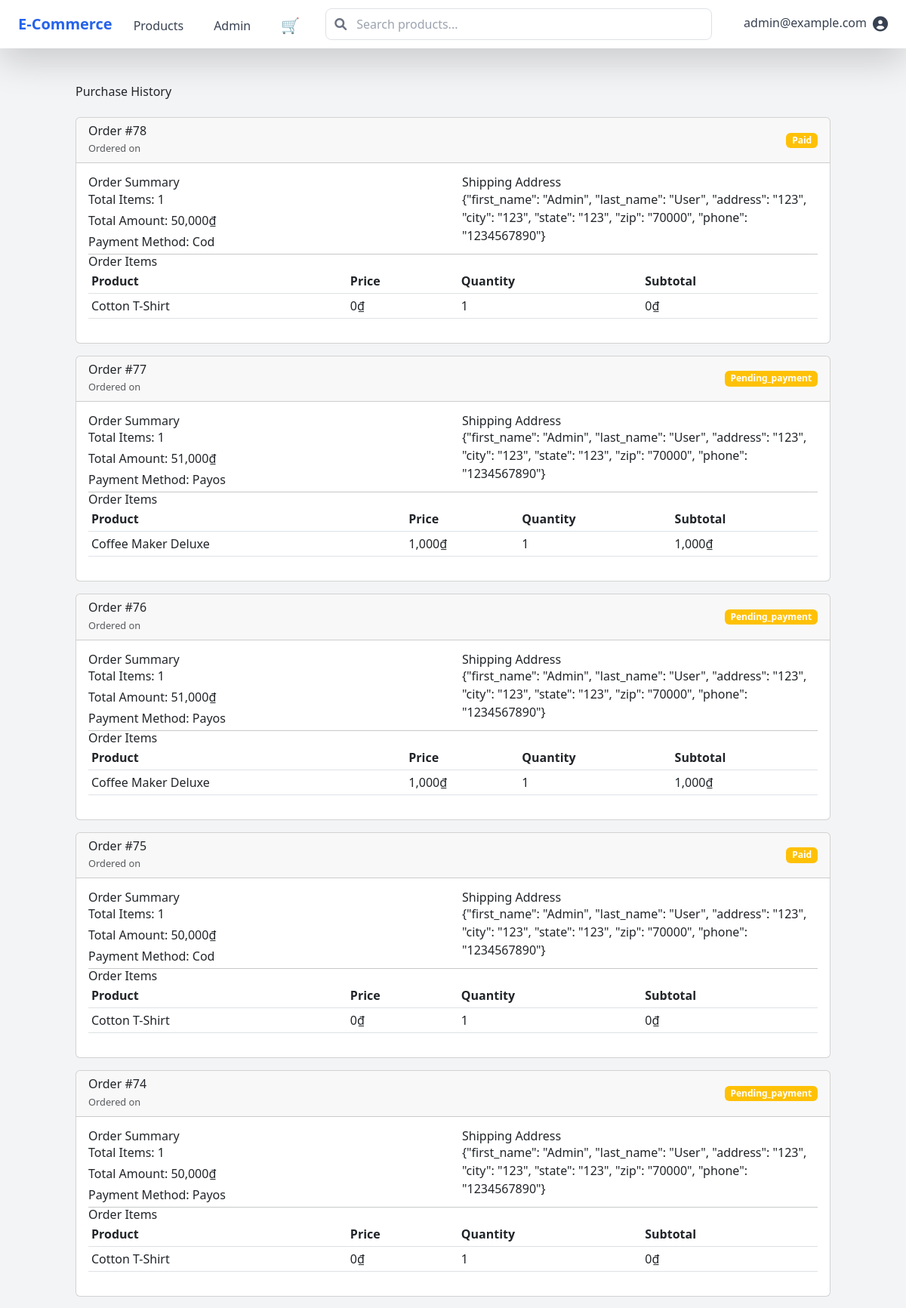
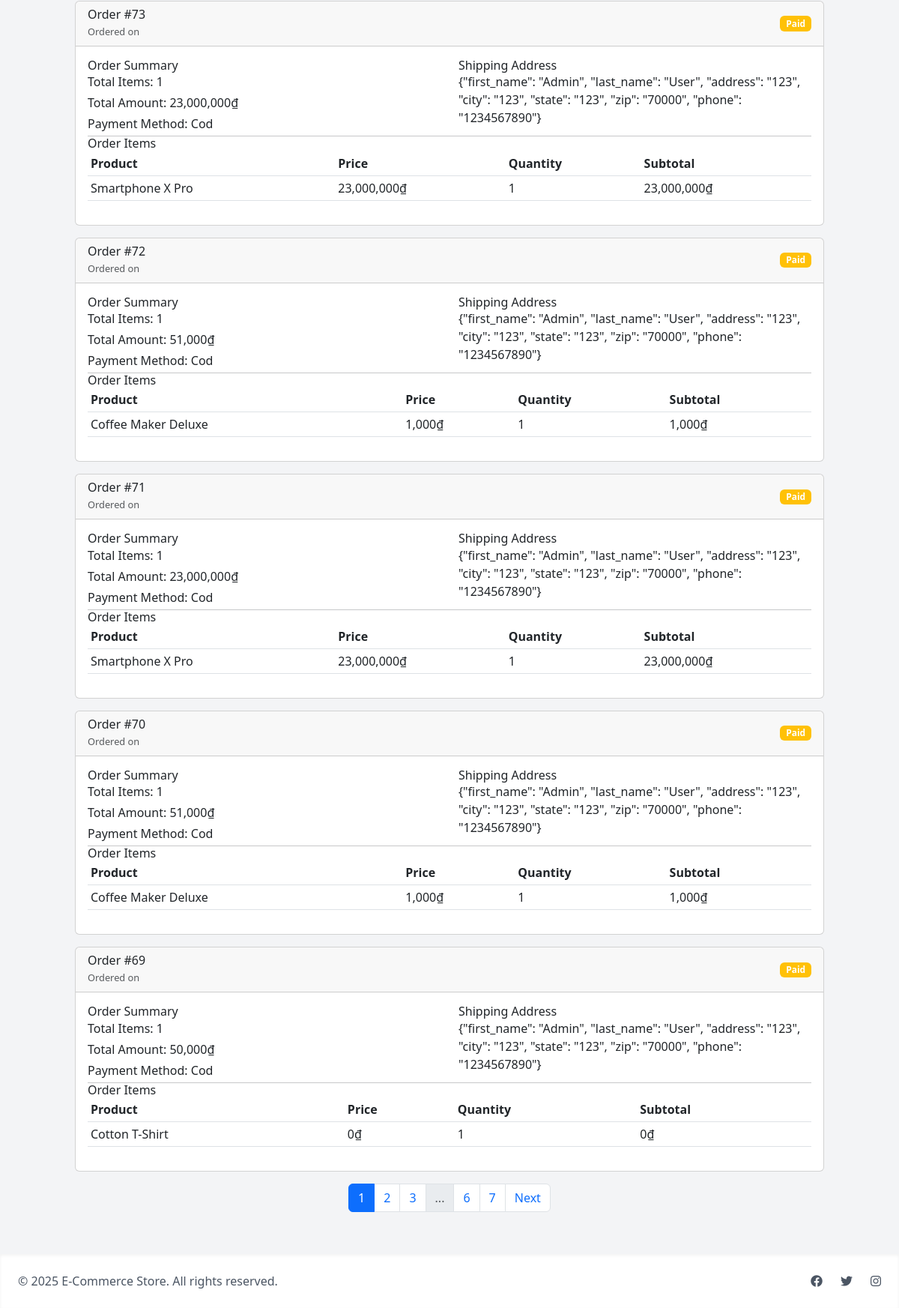
Page /purchase-history (signed in) on the committed database (2 pictures, top to bottom).
### models/user.py (models this page shows, shortened)
class User(UserMixin, db.Model):
    _password = None
    __tablename__ = 'users'
    id = db.Column(db.Integer, primary_key=True)
    email = db.Column(db.String(120), unique=True, nullable=False)
    username = db.Column(db.String(80), unique=True, nullable=False)
    password_hash = db.Column(db.String(200), nullable=False)
    first_name = db.Column(db.String(50))
    @property
    def password(self):
        raise AttributeError('password is not a readable attribute')
    last_name = db.Column(db.String(50))
    address_line1 = db.Column(db.String(100))
    address_line2 = db.Column(db.String(100))
    city = db.Column(db.String(50))
    state = db.Column(db.String(50))
    postal_code = db.Column(db.String(10))
    phone_number = db.Column(db.String(20))
    created_at = db.Column(db.DateTime, default=datetime.utcnow)
    updated_at = db.Column(db.DateTime, default=datetime.utcnow, onupdate=datetime.utcnow)
    payment_method_id = db.Column(db.String(100))  # Reference to securely stored payment method
    payment_provider = db.Column(db.String(50))    # e.g., 'credit_card', 'payos', 'cod'
    is_admin = db.Column(db.Boolean, default=False)
    cart_items = relationship("CartItem",
                            backref=db.backref("user", lazy=True),
                            lazy=True,
                            primaryjoin="and_(User.id==CartItem.user_id, CartItem.deleted_at.is_(None))")
    orders = relationship("Order", backref="user", lazy=True)

### models/order.py (models this page shows, shortened)
class Order(db.Model):
    __tablename__ = 'orders'
    id = db.Column(db.Integer, primary_key=True)
    user_id = db.Column(db.Integer, db.ForeignKey('users.id'), nullable=False)
    status = db.Column(db.Enum(OrderStatus), nullable=False, default=OrderStatus.PENDING_PAYMENT)
    total_amount = db.Column(db.Integer, nullable=False)  # Amount in VND
    shipping_address = db.Column(db.Text, nullable=False)
    billing_first_name = db.Column(db.String(100))
    billing_last_name = db.Column(db.String(100))
    billing_address = db.Column(db.Text)
    billing_city = db.Column(db.String(100))
    billing_state = db.Column(db.String(100))
    billing_zip = db.Column(db.String(20))
    payment_method = db.Column(db.String(50), nullable=False)
    payment_id = db.Column(db.String(100))  # External payment reference
    tracking_number = db.Column(db.String(100))
    notes = db.Column(db.Text)
    created_at = db.Column(db.DateTime, default=datetime.utcnow)
    updated_at = db.Column(db.DateTime, default=datetime.utcnow, onupdate=datetime.utcnow)
    items = db.relationship('OrderItem', back_populates='order', lazy=True, cascade='all, delete-orphan')
    @property
    def item_count(self):
        return sum(item.quantity for item in self.items)

class OrderItem(db.Model):
    __tablename__ = 'order_items'
    id = db.Column(db.Integer, primary_key=True)
    order_id = db.Column(db.Integer, db.ForeignKey('orders.id'), nullable=False)
    product_id = db.Column(db.Integer, db.ForeignKey('products.id'), nullable=False)
    quantity = db.Column(db.Integer, nullable=False)
    price = db.Column(db.Integer, nullable=False)  # Price in VND at time of purchase
    created_at = db.Column(db.DateTime, default=datetime.utcnow)
    order = db.relationship('Order', back_populates='items', lazy=True)
    product = db.relationship('Product', back_populates='order_items', lazy=True)
    @property
    def subtotal(self):
        return self.quantity * self.price

### models/product.py (models this page shows, shortened)
class Product(db.Model):
    __tablename__ = 'products'
    id = db.Column(db.Integer, primary_key=True)
    name = db.Column(db.String(200), nullable=False)
    description = db.Column(db.Text)
    price = db.Column(db.Integer, nullable=False)
    stock = db.Column(db.Integer, default=0)
    image_url = db.Column(db.String(500))  # Kept for backward compatibility
    category_id = db.Column(db.Integer, db.ForeignKey('categories.id'), nullable=False)
    sku = db.Column(db.String(50), unique=True)
    is_active = db.Column(db.Boolean, default=True)
    created_at = db.Column(db.DateTime, default=datetime.utcnow)
    updated_at = db.Column(db.DateTime, default=datetime.utcnow, onupdate=datetime.utcnow)
    cart_items = db.relationship('CartItem',
                             back_populates='product',
                             lazy=True,
                             cascade='all, delete-orphan')
    order_items = db.relationship('OrderItem', back_populates='product', lazy=True)
    images = db.relationship('ProductImage', backref='product', lazy=True,
                          cascade='all, delete-orphan',
                          order_by='ProductImage.is_primary.desc()')
    category = db.relationship('Category', back_populates='products', lazy=True)

### routes/auth.py (the view)
@auth_bp.route('/purchase-history')
@login_required
def purchase_history():
    page = request.args.get('page', 1, type=int)
    orders = Order.query.filter_by(user_id=current_user.id)\
                       .order_by(Order.created_at.desc())\
                       .paginate(page=page, per_page=10)
    return render_template('auth/purchase_history.html', orders=orders)

### models/order.py (called while the page is built)
    def __str__(self):
        return str(self.value)

### templates/auth/purchase_history.html (shortened to what this page needs)
{% extends "base.html" %}
{% block content %}
<div class="container mt-4">
    <h1 class="mb-4">Purchase History</h1>
    {% if orders %}
        {% for order in orders.items %}
        <div class="card mb-3">
            <div class="card-header d-flex justify-content-between align-items-center">
                <div>
                    <h5 class="mb-0">Order #{{ order['id'] }}</h5>
                    <small class="text-muted">Ordered on {{ order['created_at_local'] }}</small>
                </div>
                <span class="badge {% if order['status'] == 'DELIVERED' %}bg-success
                      {% elif order['status'] == 'CANCELLED' %}bg-danger
                      {% elif order['status'] == 'PROCESSING' %}bg-primary
                      {% elif order['status'] == 'SHIPPED' %}bg-info
                      {% else %}bg-warning{% endif %}">
                    {{ order['status']|title }}
                </span>
            </div>
            <div class="card-body">
                <div class="row">
                    <div class="col-md-6">
                        <h6>Order Summary</h6>
                        <p class="mb-1">Total Items: {{ order['item_count'] }}</p>
                        <p class="mb-1">Total Amount: {{ "{:,.0f}".format(order['total_amount']) }}₫</p>
                        <p class="mb-1">Payment Method: {{ order['payment_method']|title }}</p>
                    </div>
                    <div class="col-md-6">
                        <h6>Shipping Address</h6>
                        <p class="mb-1">{{ order['shipping_address'] }}</p>
                    </div>
                </div>
                <hr>
                <h6>Order Items</h6>
                <div class="table-responsive">
                    <table class="table table-sm">
                        <thead>
                            <tr>
                                <th>Product</th>
                                <th>Price</th>
                                <th>Quantity</th>
                                <th>Subtotal</th>
                            </tr>
                        </thead>
                        <tbody>
                            {% for item in order['items'] %}
                            <tr>
                                <td>
                                    <a href="{{ url_for('products.detail', id=item['product']['id']) }}">
                                        {{ item['product']['name'] }}
                                    </a>
                                </td>
                                <td>{{ "{:,.0f}".format(item['price']) }}₫</td>
                                <td>{{ item['quantity'] }}</td>
                                <td>{{ "{:,.0f}".format(item['subtotal']) }}₫</td>
                            </tr>
                            {% endfor %}
                        </tbody>
                    </table>
                </div>
            </div>
        </div>
        {% endfor %}
        {% if orders.pages > 1 %}
        <nav aria-label="Purchase history pagination">
            <ul class="pagination justify-content-center">
                {% for page_num in orders.iter_pages(left_edge=2, left_current=2, right_current=2, right_edge=2) %}
                    {% if page_num %}
                        <li class="page-item {% if page_num == orders.page %}active{% endif %}">
                            <a class="page-link" href="{{ url_for('auth.purchase_history', page=page_num) }}">{{ page_num }}</a>
                        </li>
                    {% else %}
                        <li class="page-item disabled"><span class="page-link">...</span></li>
                    {% endif %}
                {% endfor %}
                {% if orders.has_next %}
                <li class="page-item">
                    <a class="page-link" href="{{ url_for('auth.purchase_history', page=orders.next_num) }}">Next</a>
                </li>
                {% endif %}
            </ul>
        </nav>
        {% endif %}
    {% else %}
        <div class="alert alert-info">
            You haven't made any purchases yet.
            <a href="{{ url_for('products.index') }}" class="alert-link">Browse our products</a>
        </div>
    {% endif %}
</div>
{% endblock %}

### templates/base.html (shortened to what this page needs)
<!DOCTYPE html>
<html lang="en">
<head>
    {% if config['ENV'] == 'production' %}
        <link href="{{ url_for('static', filename='css/main.css') }}" rel="stylesheet">
    {% else %}
        <script src="https://cdn.tailwindcss.com"></script>
    {% endif %}
    <link href="https://cdn.jsdelivr.net/npm/bootstrap@5.3.0/dist/css/bootstrap.min.css" rel="stylesheet">
    <link href="{{ url_for('static', filename='css/app.css') }}" rel="stylesheet">
    <link href="https://cdnjs.cloudflare.com/ajax/libs/font-awesome/6.0.0/css/all.min.css" rel="stylesheet">
</head>
<body class="min-h-screen bg-gray-100">
    <nav class="bg-white shadow-lg">
        <div class="max-w-7xl mx-auto px-4">
            <div class="flex justify-between h-16">
                <div class="flex">
                    <div class="flex-shrink-0 flex items-center">
                        <a href="{{ url_for('main.home') }}" class="text-xl font-bold text-blue-600">
                            E-Commerce
                        </a>
                    </div>
                    <div class="hidden md:ml-6 md:flex md:space-x-8">
                        <a href="{{ url_for('products.index') }}"
                           class="inline-flex items-center px-1 pt-1 text-gray-700 hover:text-blue-600">
                            Products
                        </a>
                        {% if current_user.is_admin %}
                            <a href="{{ url_for('admin.dashboard') }}"
                               class="inline-flex items-center px-1 pt-1 text-gray-700 hover:text-blue-600">
                                Admin
                            </a>
                        {% endif %}
                        {% if current_user.is_authenticated %}
                            <a href="{{ url_for('cart.view_cart') }}"
                               class="inline-flex items-center px-1 pt-1 text-gray-700 hover:text-blue-600 relative">
                                <span class="text-xl relative inline-block">
                                    🛒
                                </span>
                            </a>
                        {% endif %}
                    </div>
                </div>
                <div class="flex-1 flex items-center justify-center px-4">
                    <div class="w-full max-w-lg">
                        <div class="relative">
                            <input type="text" id="search-input"
                                class="w-full pl-10 pr-4 py-2 rounded-lg border border-gray-300 focus:outline-none focus:border-blue-500"
                                placeholder="Search products...">
                            <div class="absolute inset-y-0 left-0 pl-3 flex items-center pointer-events-none">
                            </div>
                        </div>
                    </div>
                </div>
                <div class="flex items-center">
                    {% if current_user.is_authenticated %}
                        <div class="ml-3 relative">
                            <div class="dropdown">
                                <button class="flex text-gray-700 hover:text-blue-600" type="button" id="userMenu" data-bs-toggle="dropdown" aria-expanded="false">
                                    <span class="mr-2">{{ current_user.email }}</span>
                                    <i class="fas fa-user-circle text-xl"></i>
                                </button>
                            </div>
                        </div>
                    {% endif %}
                </div>
            </div>
        </div>
    </nav>
    <main class="max-w-7xl mx-auto px-4 py-6">
        {% block content %}{% endblock %}
    </main>
    <footer class="bg-white shadow-inner mt-8">
        <div class="max-w-7xl mx-auto py-6 px-4">
            <div class="flex justify-between items-center">
                <div class="text-gray-600">
                    © {{ current_year }} E-Commerce Store. All rights reserved.
                </div>
                <div class="flex space-x-6">
                    <a href="#" class="text-gray-600 hover:text-blue-600">
                        <i class="fab fa-facebook"></i>
                    </a>
                    <a href="#" class="text-gray-600 hover:text-blue-600">
                        <i class="fab fa-twitter"></i>
                    </a>
                    <a href="#" class="text-gray-600 hover:text-blue-600">
                        <i class="fab fa-instagram"></i>
                    </a>
                </div>
            </div>
        </div>
    </footer>
</body>
</html>

### rows in the picture
User: email "admin@example.com"
Order: id "78", status "Paid", item_count "1", total_amount "50,000", payment_method "Cod", shipping_address "{\"first_name\": \"Admin\", \"last_name\": \"User\", \"address\": \"123\", \"city\": \"123\", \"state\": \"123\", \"zip\": \"70000\", \"phone\": \"1234567890\"}"
OrderItem: product.name "Cotton T-Shirt", price "0", quantity "1", subtotal "0"
Order: id "77", status "Pending_payment", item_count "1", total_amount "51,000", payment_method "Payos", shipping_address "{\"first_name\": \"Admin\", \"last_name\": \"User\", \"address\": \"123\", \"city\": \"123\", \"state\": \"123\", \"zip\": \"70000\", \"phone\": \"1234567890\"}"
OrderItem: product.name "Coffee Maker Deluxe", price "1,000", quantity "1", subtotal "1,000"
Order: id "76", status "Pending_payment", item_count "1", total_amount "51,000", payment_method "Payos", shipping_address "{\"first_name\": \"Admin\", \"last_name\": \"User\", \"address\": \"123\", \"city\": \"123\", \"state\": \"123\", \"zip\": \"70000\", \"phone\": \"1234567890\"}"
OrderItem: product.name "Coffee Maker Deluxe", price "1,000", quantity "1", subtotal "1,000"
Order: id "75", status "Paid", item_count "1", total_amount "50,000", payment_method "Cod", shipping_address "{\"first_name\": \"Admin\", \"last_name\": \"User\", \"address\": \"123\", \"city\": \"123\", \"state\": \"123\", \"zip\": \"70000\", \"phone\": \"1234567890\"}"
OrderItem: product.name "Cotton T-Shirt", price "0", quantity "1", subtotal "0"
Order: id "74", status "Pending_payment", item_count "1", total_amount "50,000", payment_method "Payos", shipping_address "{\"first_name\": \"Admin\", \"last_name\": \"User\", \"address\": \"123\", \"city\": \"123\", \"state\": \"123\", \"zip\": \"70000\", \"phone\": \"1234567890\"}"
OrderItem: product.name "Cotton T-Shirt", price "0", quantity "1", subtotal "0"
Order: id "73", status "Paid", item_count "1", total_amount "23,000,000", payment_method "Cod", shipping_address "{\"first_name\": \"Admin\", \"last_name\": \"User\", \"address\": \"123\", \"city\": \"123\", \"state\": \"123\", \"zip\": \"70000\", \"phone\": \"1234567890\"}"
OrderItem: product.name "Smartphone X Pro", price "23,000,000", quantity "1", subtotal "23,000,000"
Order: id "72", status "Paid", item_count "1", total_amount "51,000", payment_method "Cod", shipping_address "{\"first_name\": \"Admin\", \"last_name\": \"User\", \"address\": \"123\", \"city\": \"123\", \"state\": \"123\", \"zip\": \"70000\", \"phone\": \"1234567890\"}"
OrderItem: product.name "Coffee Maker Deluxe", price "1,000", quantity "1", subtotal "1,000"
Order: id "71", status "Paid", item_count "1", total_amount "23,000,000", payment_method "Cod", shipping_address "{\"first_name\": \"Admin\", \"last_name\": \"User\", \"address\": \"123\", \"city\": \"123\", \"state\": \"123\", \"zip\": \"70000\", \"phone\": \"1234567890\"}"
OrderItem: product.name "Smartphone X Pro", price "23,000,000", quantity "1", subtotal "23,000,000"
Order: id "70", status "Paid", item_count "1", total_amount "51,000", payment_method "Cod", shipping_address "{\"first_name\": \"Admin\", \"last_name\": \"User\", \"address\": \"123\", \"city\": \"123\", \"state\": \"123\", \"zip\": \"70000\", \"phone\": \"1234567890\"}"
OrderItem: product.name "Coffee Maker Deluxe", price "1,000", quantity "1", subtotal "1,000"
Order: id "69", status "Paid", item_count "1", total_amount "50,000", payment_method "Cod", shipping_address "{\"first_name\": \"Admin\", \"last_name\": \"User\", \"address\": \"123\", \"city\": \"123\", \"state\": \"123\", \"zip\": \"70000\", \"phone\": \"1234567890\"}"
OrderItem: product.name "Cotton T-Shirt", price "0", quantity "1", subtotal "0"

### other values in the picture
{{ page_num }} "1" "2" "3" "6" "7"
